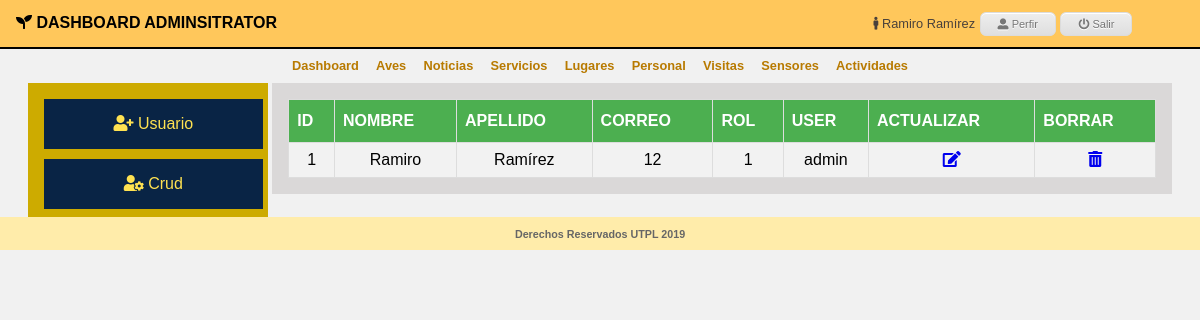
/administrator/adm_activities/index.php (signed in), run on the app's committed database.
### tables this page shows
CREATE TABLE `usuarios` (
  `id` int(11) NOT NULL,
  `nombre` varchar(100) NOT NULL,
  `apellido` varchar(100) NOT NULL,
  `correo` varchar(50) NOT NULL,
  `rol` int(11) NOT NULL,
  `user` varchar(50) NOT NULL,
  `password` varchar(100) NOT NULL
);

### dll/class_mysqli.php (the view, shortened to what this page needs)
<?php
class clase_mysqli{
	var $BaseDatos;
	var $Servidor;
	var $Usuario;
	var $Clave;
	var $Conexion_ID=0;
	var $Consulta_ID=0;
	function clase_mysqli($host="", $user="", $pass="", $db=""){
		$this->BaseDatos=$db;
		$this->Servidor=$host;
		$this->Usuario=$user;
		$this->Clave=$pass;
	}
	function conectar($host, $user, $pass, $db){
		if($db != "")$this->BaseDatos=$db;
		if($host != "")$this->Servidor=$host;
		if($user != "")$this->Usuario=$user;
		if($pass != "")$this->Clave=$pass;
		$this->Conexion_ID=new mysqli($this->Servidor, $this->Usuario, $this->Clave, $this->BaseDatos);
		return$this->Conexion_ID;
	}
	function consulta($sql=""){
		$this->Consulta_ID=mysqli_query($this->Conexion_ID,$sql);
		return $this->Consulta_ID;
	}
	function numcampos(){
		return mysqli_num_fields($this->Consulta_ID);
	}
	function verconsulta_crud(){
		echo "<table class='tablecud'>";
		echo "<tr>";
		for ($i=0; $i < $this->numcampos() ; $i++) {
			echo  "<th>".mysqli_fetch_field_direct($this->Consulta_ID, $i)->name."</th>";
		}
		echo  "<th>Actualizar</th>";
		echo  "<th>Borrar</th>";
		echo "</tr>";
		while ($row=mysqli_fetch_array($this->Consulta_ID)) {
			echo "<tr>";
			for ($i=0; $i < $this->numcampos(); $i++) {
				echo "<td>".utf8_encode($row[$i])."</td>";
			}
			echo "<td><a href='actualizar.php?id=$row[0]'><i class='fas fa-edit'></i></a></td>";
			echo "<td><a href='borrar.php?idr=$row[0]'><i class='fas fa-trash-alt'></i></a></td>";
			echo "</tr>";
		}
		echo "</table>";
	}
}
?>

### administrator/css/style.css (style rules this page uses)
* { padding: 0; margin: 0; }
html, body { background: #f1f1f1; height: 100%; font-family: arial; }
.tablecud { font-family: "Trebuchet MS", Arial, Helvetica, sans-serif; border-collapse: collapse; width: 100%; }
.tablecud td, .tablecud th { border: 1px solid #ddd; padding: 8px; }
.tablecud tr:nth-child(even) { background-color: #f2f2f2; }
.tablecud th { padding-top: 12px; padding-bottom: 12px; text-align: left; background-color: #4CAF50; color: white; text-transform: uppercase; }

### administrator/adm_birds/adm_birds_css/estilos.css (style rules this page uses)
* { padding: 0; margin: 0; }
a { text-decoration: none; }

### data on the page
usuarios: id "1", nombre "Ramiro", apellido "Ramírez", correo "12", rol "1", user "admin"

### other printed values
utf8_encode($_SESSION['nombre']) "Ramiro Ramírez"
mysqli_fetch_field_direct($this->Consulta_ID, $i)->name "ID"
mysqli_fetch_field_direct($this->Consulta_ID, $i)->name "NOMBRE"
mysqli_fetch_field_direct($this->Consulta_ID, $i)->name "APELLIDO"
mysqli_fetch_field_direct($this->Consulta_ID, $i)->name "CORREO"
mysqli_fetch_field_direct($this->Consulta_ID, $i)->name "ROL"
mysqli_fetch_field_direct($this->Consulta_ID, $i)->name "USER"
